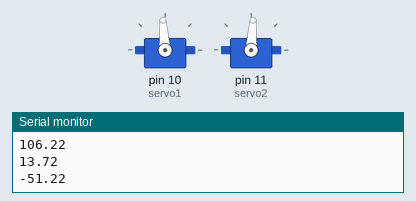
Recording of a sketch running on a simulated Arduino Uno, built with avr-gcc and run on an emulated ATmega328P. Parts: 2 × servo, the last lines printed to the serial monitor.

Above: at 0.15 s.
At 5.21 s:
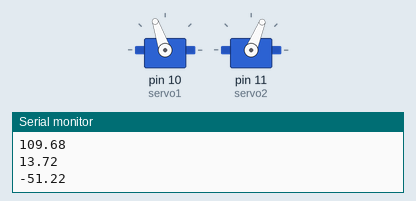
At 15.97 s:
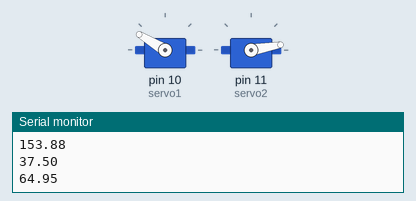
At 32.4 s:
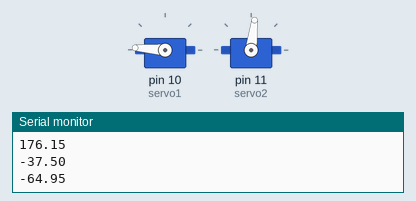
Timing chart, 0 to 33.9 s (numbered marks = the images above):
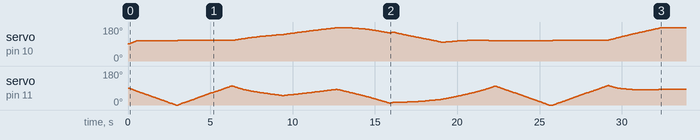

The sketch:

2D_delta_robot.ino
```cpp
#include <VarSpeedServo.h> //deze bibliotheek maakt het mogelijk om de draaisnelheid van de servos aan te passen
#include <math.h> // deze bibliotheek maakt het mogelijk om sinus cosinus en tangens te gebruiken

VarSpeedServo servo1;
VarSpeedServo servo2;

int Tel = 0; //deze variabelen is bedoeld om tussen de coordinaten te varieren

float L = 104.5; //lengte van de bovenarm
float B = 71;// lengte onderarm. dit was eerst 90mm maar was later terug gegaan naar 71m

float SxR = 30;
float SyR = 10;

float SxL = -30;
float SyL = 10;

float X1 = 0;// het X coordinaat waar de servo start
float Y1 = 0;// het Y coordinaat waar de servo start

float X2 = 0;// het X coordinaat waar de servo naar toe gaat
float Y2 = 0;// het Y coordinaat waar de servo naar toe gaat

int FX = 100;// de hoe veel tussen stappen er tussen twee punten wordt genomen
// de waardes hier onder worden gebruikt voor het berekenen van de tussenpunten
float TPX = 0;
float DeltaX = 0;

float TPY = 0;
float DeltaY = 0;

float ResX = 0;
float ResY = 0;

int TellerTP = 0;

float CX = -5;// deze waarden wordt gebruikt om de coordinaten van het figuur op te schuifen.
float CY = -5;

void setup() {
  servo1.attach(10);
  servo2.attach(11);
  Serial.begin(9600);
}

void loop()
{
  // hieronder worden de X en Y coordinaten in gevuld. X2 en Y2 zijn er om de tussen coordinaten te berekenen
  if (Tel == 0) {

    X1 = -17.45 + CX;
    Y1 = 184.95 + CY;

    X2 = -3.73 + CX;
    Y2 = 133.73 + CY;

  }
  if (Tel == 1) {

    X1 = -3.73 + CX;
    Y1 = 133.73 + CY;

    X2 = -54.95 + CX;
    Y2 = 120 + CY;
  }

  if (Tel == 2) {

    X1 = -54.95 + CX;
    Y1 = 120 + CY;

    X2 = 15 + CX;
    Y2 = 82.5 + CY;

  }

  if (Tel == 3) {

    X1 = 10 + CX;
    Y1 = 82.5 + CY;

    X2 = 47.5 + CX;
    Y2 = 147.45 + CY;
  }


  if (Tel == 4) {

    X1 = 47.5 + CX;
    Y1 = 147.5 + CY;

    X2 = -17.45 + CX;
    Y2 = 184.95 + CY;
  }

  if (Tel == 5) {

    X1 = -17.45 + CX;
    Y1 = 184.95 + CY;

    X2 = -54.95 + CX;
    Y2 = 120 + CY;
  }

  if (Tel == 6) {

    delay(200000);
  }
  //Tussen en uiteindlijke positie berekenen
  DeltaX = X2 - X1;
  ResX = DeltaX / FX;

  DeltaY = Y2 - Y1;
  ResY = DeltaY / FX;

  for (int TellerTP = 0; FX >= TellerTP; TellerTP++) {

    TPX = X1 + (ResX * TellerTP);         //Tussenpositie voor X

    TPY = Y1 + (ResY * TellerTP);         //Tussenpositie voor X

    double xy = sqrt(pow(TPX, 2) + pow(TPY, 2));

    //Rechterzijde hoek berekenen

    double S = sqrt(pow(SxR, 2) + (SyR, 2));

    double P = sqrt(pow((TPX - SxR), 2) + pow((TPY - SyR), 2));

    double beta = acos((pow(L, 2) - pow(B, 2) - pow(P, 2)) / (-2 * B * P));
    double gamma = acos((pow(xy, 2) - pow(P, 2) - pow(S, 2)) / (-2 * P * S));
    double omega = atan(SyR / SxR);

    double aR = PI - (double)beta - (double)gamma + (double)omega;

    double ServohoekR = (((double)aR * 4068) / 71);

    //Linkerzijde hoek berekenen

    double SL = sqrt(pow(SxL, 2) + (SyL, 2));

    double PL = sqrt(pow((TPX - SxL), 2) + pow((TPY - SyL), 2));

    double betaL = acos((pow(L, 2) - pow(B, 2) - pow(PL, 2)) / (-2 * B * PL));
    double gammaL = acos((pow(xy, 2) - pow(PL, 2) - pow(SL, 2)) / (-2 * PL * SL));
    double omegaL = atan(SyL / SxL);

    double aL = PI - (double)betaL - (double)gammaL - (double)omegaL;

    double ServohoekL = 180 - ((double)aL * 4068) / 71;


    Serial.println((double)ServohoekR);
    Serial.println((double)ServohoekL);

    Serial.println((float)DeltaX);
    Serial.println((float)DeltaY);

    servo1.write(ServohoekL, 20);
    servo2.write(ServohoekR, 20);

    servo1.wait();//hier wacht het programma tot dat de servos de gewenste stand hebben bereikt
    servo2.wait();

  }

  Tel ++;//de teller om hoog zodat de volgende coordinaten bekend worden.

}
```
